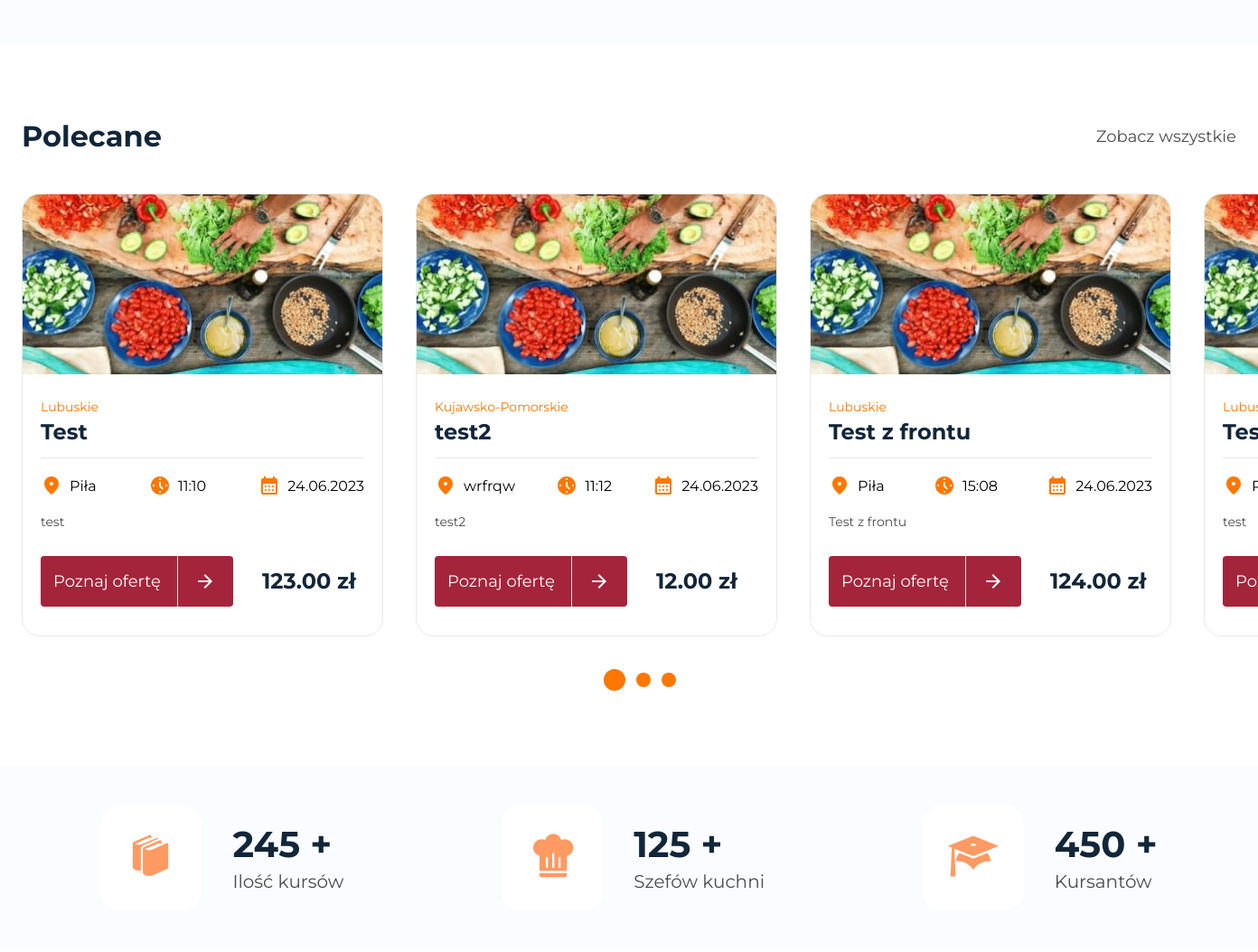
/ (middle part), run on an earlier commit of the app's database.
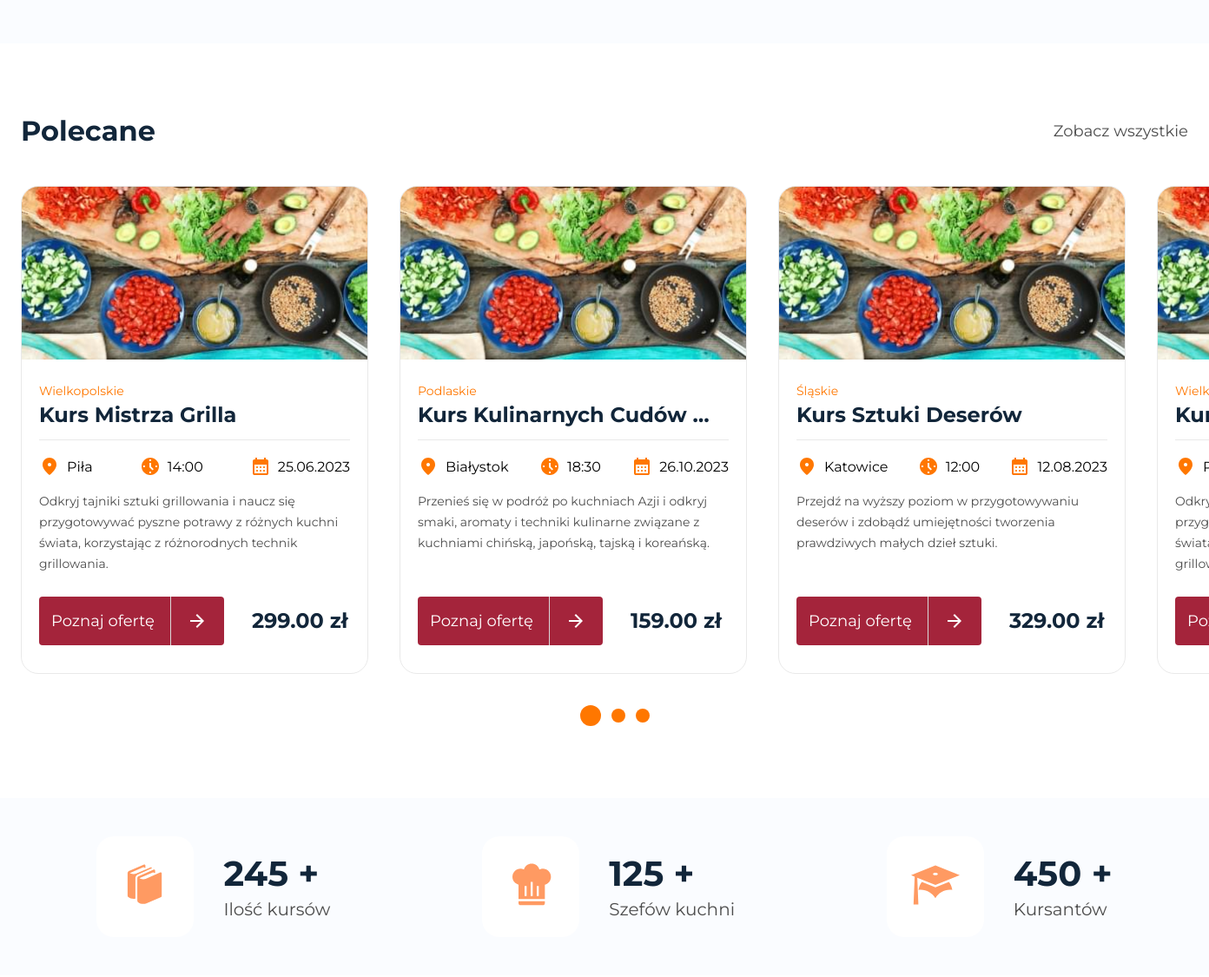
And on a later commit of the database.
### coursebookapp/models/course.py (models this page shows, shortened)
class Course(models.Model):
    instructor = models.ForeignKey(
        Instructor, on_delete=models.SET_NULL, null=True, blank=True
    )
    title = models.CharField(max_length=100)
    short_description = models.CharField(max_length=200)
    price = models.DecimalField(max_digits=8, decimal_places=2)
    province_choices = (
        ("dolnośląskie", "Dolnośląskie"),
        ("kujawsko-pomorskie", "Kujawsko-Pomorskie"),
        ("lubelskie", "Lubelskie"),
        ("lubuskie", "Lubuskie"),
        ("łódzkie", "Łódzkie"),
        ("małopolskie", "Małopolskie"),
        ("mazowieckie", "Mazowieckie"),
        ("opolskie", "Opolskie"),
        ("podkarpackie", "Podkarpackie"),
        ("podlaskie", "Podlaskie"),
        ("pomorskie", "Pomorskie"),
        ("śląskie", "Śląskie"),
        ("świętokrzyskie", "Świętokrzyskie"),
        ("warmińsko-mazurskie", "Warmińsko-Mazurskie"),
        ("wielkopolskie", "Wielkopolskie"),
        ("zachodniopomorskie", "Zachodniopomorskie"),
    )
    province = models.CharField(max_length=30, choices=province_choices)
    available = models.BooleanField(default=False)
    seats = models.PositiveIntegerField()
    date = models.DateField()
    time_start = models.TimeField()
    city = models.CharField(max_length=100)
    course_description = models.TextField()
    course_for = models.TextField()
    course_benefit = models.TextField()

### coursebookapp/views/home_view.py (the view)
# urls.py: path("", views.HomeView.as_view(), name="home"),
class HomeView(generics.ListCreateAPIView):
    template_name = "pages/index.html"
    def get(self, request, *args, **kwargs):
        recommended_courses = Course.objects.all()
        context = {
            "recommended_courses": recommended_courses,
        }
        return render(request, self.template_name, context)

### templates/pages/index.html (shortened to what the changed rows need)
{% extends "layout/base.html" %}
{% block styles %}
<link rel="stylesheet" href="{% static 'css/global.min.css' %}">
<link rel="stylesheet" href="{% static 'css/home.min.css' %}">
<link rel="stylesheet" href="{% static 'css/splide-core.min.css' %}">
{% endblock %}
{% block content %}
<section class="recommended">
    <div class="oneside-container">
        <div class="recommended__inner">
            <div class="splide recommended-carousel" aria-label="Rekomendowane">
                <div class="splide__track">
                    <ul class="splide__list">
                        {% if recommended_courses  %}
                            {% for recommended in recommended_courses  %}
                            <li class="splide__slide">
                                <div class="offert-card">
                                    <div class="offert-card__image">
                                        <img width="400" height="200" loading="lazy"
                                            src="{% static 'images/offert_1.jpg' %}" alt="">
                                    </div>
                                    <div class="offert-card__body">
                                        <p class="offert-card__body-overline">
                                            {{recommended.province|title}}
                                        </p>
                                        <h2 class="offert-card__body-title">
                                            {{ recommended.title}}
                                        </h2>
                                        <div class="offert-card__body-information">
                                            <div class="offert-card__information-box">
                                                <p class="information-card__information-name">
                                                    {{recommended.city}}
                                                </p>
                                            </div>
                                            <div class="offert-card__information-box">
                                                <p class="information-card__information-name">
                                                    {{ recommended.time_start|time:"H:i" }}
                                                </p>
                                            </div>
                                            <div class="offert-card__information-box">
                                                <p class="information-card__information-name">
                                                   {{ recommended.date|date:"d.m.Y" }}
                                                </p>
                                            </div>
                                        </div>
                                        <p class="offert-card__body-description">
                                            {{recommended.short_description}}
                                        </p>
                                        <div class="offert-card__body-action">
                                            <a href="#" class="btn btn--primary">Poznaj ofertę
                                                <span class="btn__arrow">
                                                    <svg width="24" height="24" viewBox="0 0 24 24" fill="none"
                                                        xmlns="http://www.w3.org/2000/svg">
                                                        <path
                                                            d="M12 20L10.575 18.6L16.175 13H4V11H16.175L10.575 5.4L12 4L20 12L12 20Z"
                                                            fill="white" />
                                                    </svg>
                                                </span>
                                            </a>
                                            <p class="offert-card__body-price">{{recommended.price}}&nbsp;zł</p>
                                        </div>
                                    </div>
                                </div>
                            </li>
                            {% endfor %}
                        {% endif %}
                    </ul>
                </div>
            </div>
        </div>
    </div>
</section>
{% endblock %}

What changed in the data, as far as the page shows it:
removed Course: province "Kujawsko-Pomorskie", title "test2", city "wrfrqw", time_start "11:12", date "24.06.2023", short_description "test2", price "12.00"
changed Course "Piła": province "Lubuskie" → "Wielkopolskie"; title "Test" → "Kurs Mistrza Grilla"; time_start "11:10" → "14:00"; date "24.06.2023" → "25.06.2023"; short_description "test" → "Odkryj tajniki sztuki grillowania i naucz się przygotowywać pyszne potrawy z różnych kuchni świata, korzystając z różnorodnych technik grillowania."; price "123.00" → "299.00"
added Course: province "Podlaskie", title "Kurs Kulinarnych Cudów…", city "Białystok", time_start "18:30", date "26.10.2023", short_description "Przenieś się w podróż po kuchniach Azji i odkryj smaki, aromaty i techniki kulinarne związane z kuchniami chińską, japońską, tajską i koreańską.", price "159.00"
changed Course: province "Lubuskie" → "Śląskie"; title "Test z frontu" → "Kurs Sztuki Deserów"; city "Piła" → "Katowice"; time_start "15:08" → "12:00"; date "24.06.2023" → "12.08.2023"; short_description "Test z frontu" → "Przejdź na wyższy poziom w przygotowywaniu deserów i zdobądź umiejętności tworzenia prawdziwych małych dzieł sztuki."; price "124.00" → "329.00"
